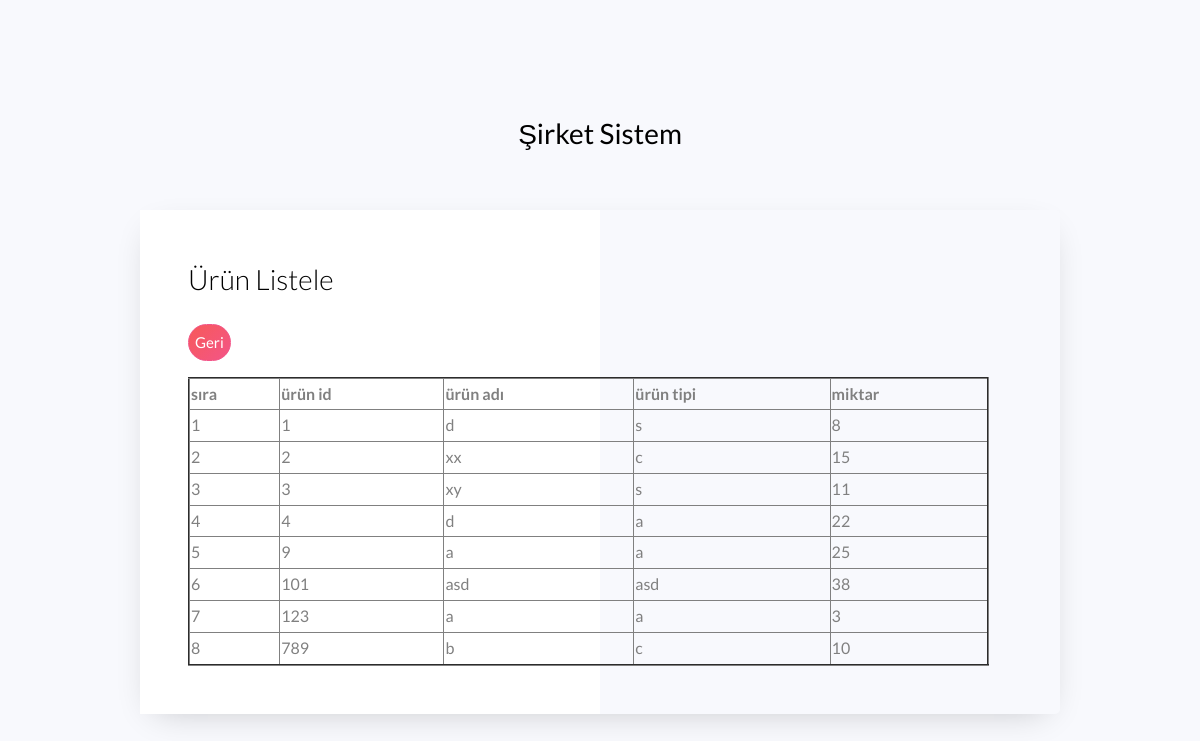
Screenshot of /urunlistele.php?id=12345 with the database file from the repository.
### tables this page shows
CREATE TABLE `urunler` (
  `sirket_id` int(11) NOT NULL,
  `urun_id` int(11) NOT NULL,
  `urun_adi` text NOT NULL,
  `urun_tipi` text NOT NULL,
  `miktar` int(11) NOT NULL
);

### urunlistele.php (the view, shortened to what this page needs)
<?php require_once 'dbConnection.php'; ?>
<!DOCTYPE html>
<html>
<head>
    <link rel="stylesheet" href="https://stackpath.bootstrapcdn.com/font-awesome/4.7.0/css/font-awesome.min.css">
    <link rel="stylesheet" href="css/style.css">
</head>
<body>
    <?php
    $uid = $_GET['id'];
    ?>
    <section class="ftco-section">
        <div class="container">
            <div class="row justify-content-center">
                <div class="col-md-6 text-center mb-5">
                    <h2 class="heading-section"> Şirket Sistem</h2>
                </div>
            </div>
            <div class="row justify-content-center">
                <div class="col-md-12 col-lg-10">
                    <div class="wrap d-md-flex">
                        <div class="login-wrap p-4 p-lg-5">
                            <div class="d-flex">
                                <div class="w-100">
                                    <h3 class="mb-4">Ürün Listele</h3>
                                </div>
                            </div>
                            <form action="index.php" class="signin-form" method="POST">
                                <table style="width: 220%" border="2">
                                    <tr>
                                        <th>sıra</th>
                                        <th>ürün id</th>
                                        <th>ürün adı</th>
                                        <th>ürün tipi</th>
                                        <th>miktar</th>
                                    </tr>
                                    <?php
                                    $sirket_bilgi_sor = $db->prepare("SELECT * from urunler where sirket_id=$uid");
                                    $sirket_bilgi_sor->execute();
                                    $say = 0;
                                    while ($sirket_bilgi_cek = $sirket_bilgi_sor->fetch(PDO::FETCH_ASSOC)) {
                                        $say++;
                                    ?>
                                        <tr>
                                            <td><?php echo $say ?></td>
                                            <td><?php echo $sirket_bilgi_cek['urun_id'] ?></td>
                                            <td><?php echo $sirket_bilgi_cek['urun_adi'] ?></td>
                                            <td><?php echo $sirket_bilgi_cek['urun_tipi'] ?></td>
                                            <td><?php echo $sirket_bilgi_cek['miktar'] ?></td>
                                        </tr>
                                    <?php }
                                    ?>
                                    <div class="form-group">
                                        <a href="index.php"><button type="button" class="btn btn-primary" style="padding: 6px;">Geri</button></a>
                                    </div>
                            </form>
                        </div>
                    </div>
                </div>
            </div>
        </div>
    </section>
</body>
</html>

### rows the page displays
urunler: urun_id "1", urun_adi "d", urun_tipi "s", miktar "8"
urunler: urun_id "2", urun_adi "xx", urun_tipi "c", miktar "15"
urunler: urun_id "3", urun_adi "xy", urun_tipi "s", miktar "11"
urunler: urun_id "4", urun_adi "d", urun_tipi "a", miktar "22"
urunler: urun_id "9", urun_adi "a", urun_tipi "a", miktar "25"
urunler: urun_id "101", urun_adi "asd", urun_tipi "asd", miktar "38"
urunler: urun_id "123", urun_adi "a", urun_tipi "a", miktar "3"
urunler: urun_id "789", urun_adi "b", urun_tipi "c", miktar "10"
